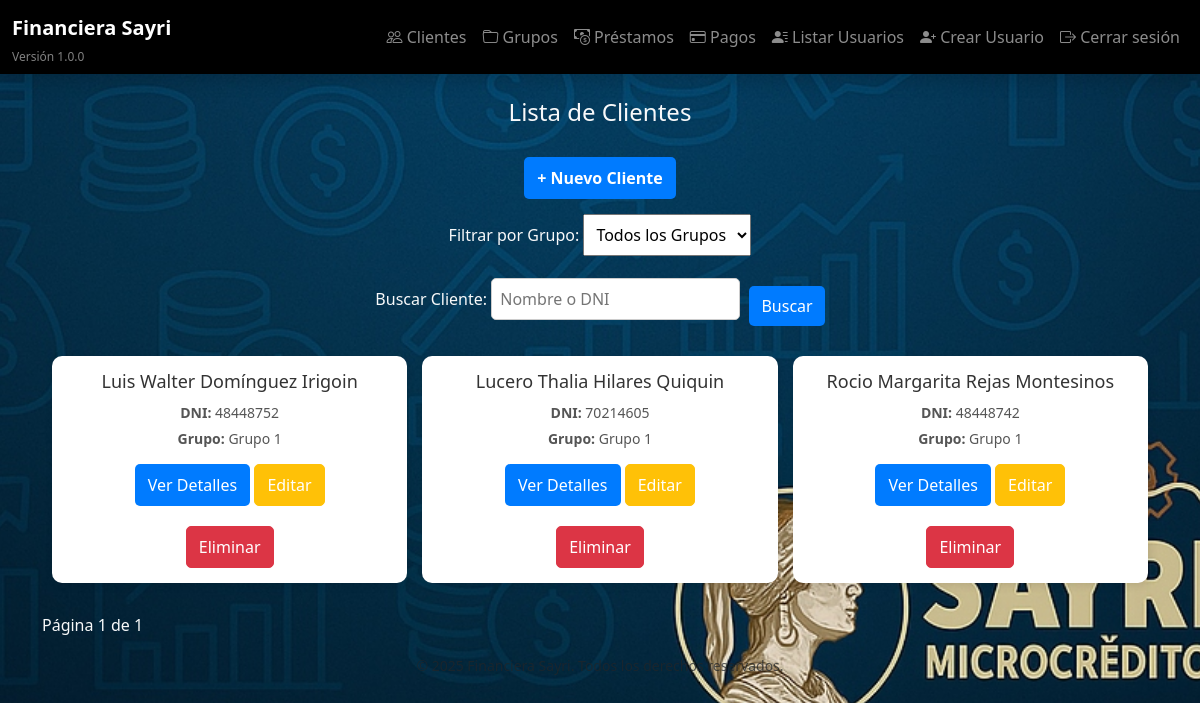
Page /clientes/ (signed in) on the earlier database version.
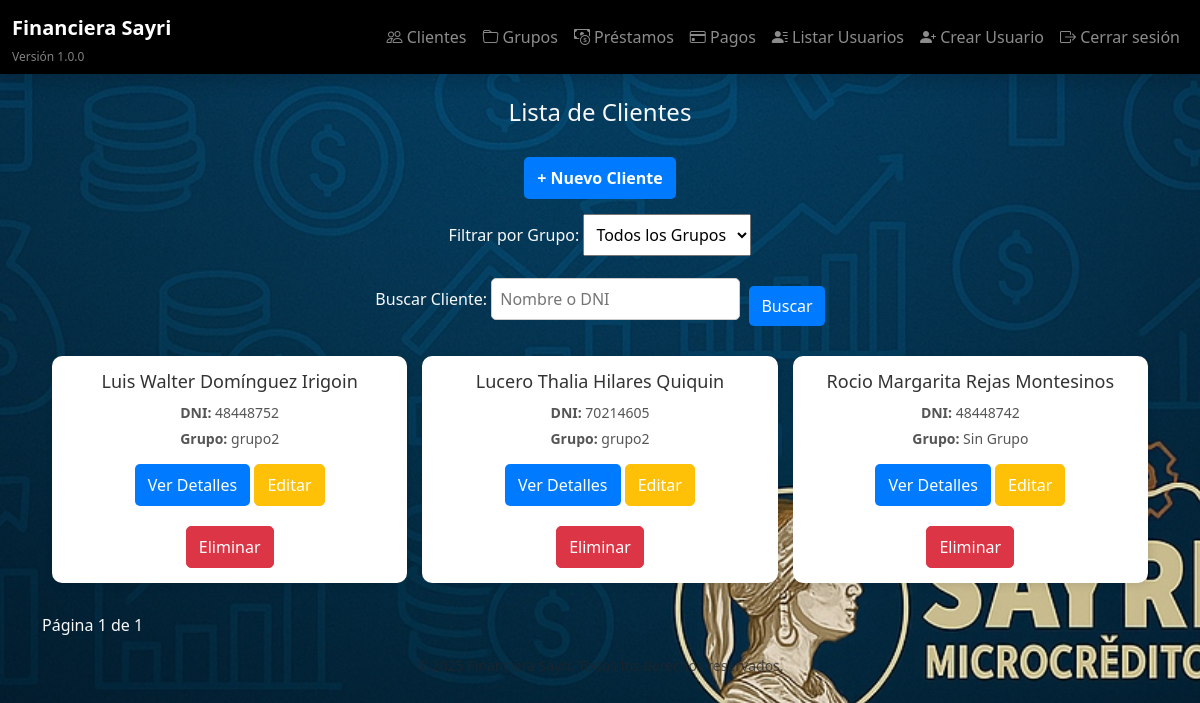
Same page on the later database version.
### models/cliente.py (models this page shows)
class Cliente(db.Model):
    __tablename__ = 'cliente'
    id = db.Column(db.Integer, primary_key=True)
    nombre = db.Column(db.String(100), nullable=False)
    apellido = db.Column(db.String(100), nullable=False)
    dni = db.Column(db.String(15), unique=True, nullable=False)
    celular = db.Column(db.String(20), nullable=False)
    operadora = db.Column(db.String(50))
    banco = db.Column(db.String(50))
    numero_cuenta = db.Column(db.String(50))
    fecha_registro = db.Column(db.DateTime, default=datetime.utcnow)
    grupo_id = db.Column(db.Integer, db.ForeignKey('grupo.id'), nullable=True)
    prestamos_individuales = db.relationship('PrestamoIndividual', backref='cliente', lazy=True)

### models/grupo.py (models this page shows)
class Grupo(db.Model):
    __tablename__ = 'grupo'
    id = db.Column(db.Integer, primary_key=True)
    nombre = db.Column(db.String(100), nullable=False)
    fecha_creacion = db.Column(db.DateTime, default=datetime.utcnow)
    prestamos_grupales = db.relationship('PrestamoGrupal', backref='grupo', lazy=True)
    clientes = db.relationship('Cliente', backref='grupo', lazy=True)

### routes/clientes.py (the view)
@clientes_bp.route('/')
@login_required
def lista_clientes():
    page = request.args.get('page', 1, type=int)
    grupo_id = request.args.get('grupo_id', type=int)
    search = request.args.get('search', '').strip()
    query = Cliente.query
    if grupo_id:
        query = query.filter_by(grupo_id=grupo_id)
    if search:
        query = query.filter(
            Cliente.nombre.ilike(f"%{search}%") | Cliente.dni.ilike(f"%{search}%")
        )
    clientes = query.paginate(page=page, per_page=10)  # 10 clientes por página
    grupos = Grupo.query.all()  # Obtener todos los grupos
    return render_template('clientes/lista_clientes.html', clientes=clientes, grupos=grupos, selected_grupo=grupo_id)

### templates/clientes/lista_clientes.html (shortened to what this page needs)
{% extends "base.html" %}
{% block content %}
    <h2 class="title">Lista de Clientes</h2>
    <div class="add-client-container">
        <a href="{{ url_for('clientes.nuevo_cliente') }}" class="btn btn-add">+ Nuevo Cliente</a>
    </div>
    <form method="GET" action="{{ url_for('clientes.lista_clientes') }}" class="filter-form">
        <label for="grupo_id">Filtrar por Grupo:</label>
        <select name="grupo_id" id="grupo_id" onchange="this.form.submit()">
            <option value="">Todos los Grupos</option>
        </select>
    </form>
    <form method="GET" action="{{ url_for('clientes.lista_clientes') }}" class="search-form">
        <label for="search">Buscar Cliente:</label>
        <input type="text" id="search" name="search" placeholder="Nombre o DNI" value="{{ request.args.get('search', '') }}">
        <button type="submit" class="btn btn-primary">Buscar</button>
    </form>
    <div class="clientes-grid">
        {% for cliente in clientes.items %}
            <div class="cliente-card">
                <h3>{{ cliente.nombre }} {{ cliente.apellido }}</h3>
                <p><strong>DNI:</strong> {{ cliente.dni }}</p>
                <p><strong>Grupo:</strong> {{ cliente.grupo.nombre if cliente.grupo else 'Sin Grupo' }}</p>
                <a href="{{ url_for('clientes.detalle_cliente', cliente_id=cliente.id) }}" class="btn">Ver Detalles</a>
                <a href="{{ url_for('clientes.actualizar_cliente', cliente_id=cliente.id) }}" class="btn btn-warning" style="margin-top: 10px;">
                    Editar
                </a>
                <form method="POST" action="{{ url_for('clientes.eliminar_cliente', cliente_id=cliente.id) }}" style="margin-top: 10px;">
                    <button type="submit" class="btn btn-danger" onclick="return confirm('¿Estás seguro de que deseas eliminar este cliente?')">
                        Eliminar
                    </button>
                </form>
            </div>
        {% endfor %}
    </div>
    <div class="pagination">
        <span>Página {{ clientes.page }} de {{ clientes.pages }}</span>
    </div>
{% endblock %}

Differences in the rows shown:
changed through a linked row, Cliente "Luis Walter": grupo "Grupo 1" → "grupo2"
changed through a linked row, Cliente "Lucero Thalia": grupo "Grupo 1" → "grupo2"
changed Cliente "Rocio Margarita": grupo "Grupo 1" → "Sin Grupo"
